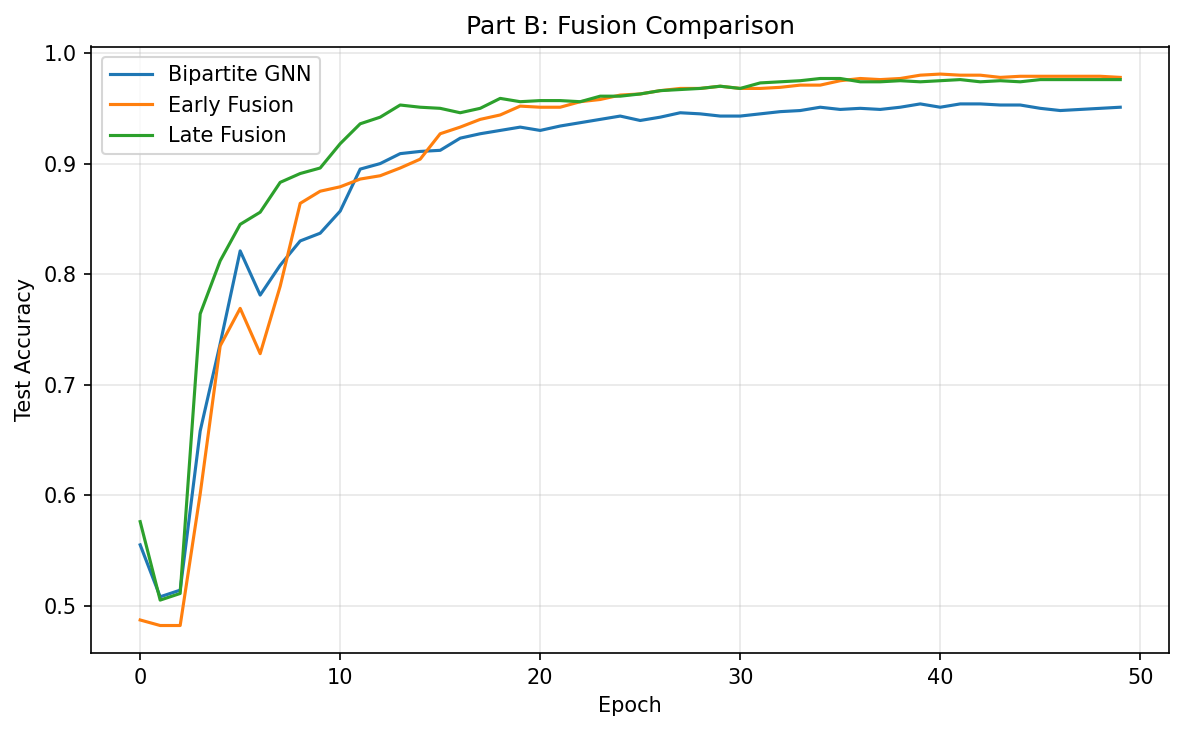

Here is the Python script that generated this plot:
"""
Assignment 8 - Part B: Fusion for Multimodalities
===================================================
- Early fusion: concat image+text embeddings -> single GNN
- Late fusion: separate image GNN + text GNN -> merge outputs
- Cross-modal retrieval via fused embeddings
"""

import torch
import torch.nn as nn
import torch.nn.functional as F
import numpy as np
import matplotlib.pyplot as plt
import sys
sys.path.insert(0, ".")

from data_utils import prepare_all, build_knn_edges

torch.manual_seed(42)
np.random.seed(42)
device = torch.device("cuda" if torch.cuda.is_available() else "cpu")
print(f"Device: {device}")

# ── Load data and Part A results ─────────────────────────────────────────────

df, label_map, img_embeds, text_embeds, labels = prepare_all(subset_size=5000)
N = len(labels)
NUM_CLASSES = len(label_map)
EMBED_DIM = 64
CLASSES = sorted(label_map.keys())

part_a = torch.load("multimodal-gnn/part_a_results.pt", weights_only=False)
train_mask = part_a["train_mask"]
test_mask = part_a["test_mask"]
bipartite_acc = part_a["best_test"]

print(f"\n  Part A bipartite GNN best test acc: {bipartite_acc:.4f}")

# ── Build graphs ─────────────────────────────────────────────────────────────

print("\n[3] Building graphs ...")
K = 5

img_edges = build_knn_edges(img_embeds, k=K)
text_edges = build_knn_edges(text_embeds, k=K)

# Fused embeddings for early fusion
fused_embeds = F.normalize(torch.cat([img_embeds, text_embeds], dim=1), dim=1)  # (N, 128)
fused_edges = build_knn_edges(fused_embeds, k=K)


# ── Message Passing ──────────────────────────────────────────────────────────

class MessagePassingLayer(nn.Module):
    def __init__(self, in_dim, out_dim):
        super().__init__()
        self.W_msg = nn.Linear(in_dim, out_dim, bias=False)
        self.W_upd = nn.Linear(in_dim + out_dim, out_dim)

    def forward(self, h, edge_index):
        num_nodes = h.size(0)
        if edge_index.size(1) == 0:
            zero_msg = torch.zeros(num_nodes, self.W_msg.out_features, device=h.device)
            return F.relu(self.W_upd(torch.cat([h, zero_msg], dim=1)))
        src, dst = edge_index[0], edge_index[1]
        messages = self.W_msg(h[src])
        agg = torch.zeros(num_nodes, messages.size(1), device=h.device)
        agg.index_add_(0, dst, messages)
        return F.relu(self.W_upd(torch.cat([h, agg], dim=1)))


# ══════════════════════════════════════════════════════════════════════════════
# EARLY FUSION
# ══════════════════════════════════════════════════════════════════════════════

class EarlyFusionGNN(nn.Module):
    """Concat image+text -> MLP -> GNN on fused graph -> classify."""
    def __init__(self, in_dim, hidden_dim, num_classes):
        super().__init__()
        self.fuse = nn.Sequential(nn.Linear(in_dim, hidden_dim), nn.ReLU())
        self.mp = MessagePassingLayer(hidden_dim, hidden_dim)
        self.classifier = nn.Linear(hidden_dim, num_classes)

    def forward(self, x, edge_index):
        h = self.fuse(x)
        h = self.mp(h, edge_index)
        return self.classifier(h)


print("\n" + "=" * 60)
print("  Early Fusion GNN")
print("=" * 60)

ef_model = EarlyFusionGNN(128, EMBED_DIM, NUM_CLASSES).to(device)
ef_optimizer = torch.optim.Adam(ef_model.parameters(), lr=1e-2)
criterion = nn.CrossEntropyLoss()

fused_d = fused_embeds.to(device)
fused_edges_d = fused_edges.to(device)
labels_d = labels.to(device)

EPOCHS = 50
ef_test_accs = []

for epoch in range(1, EPOCHS + 1):
    ef_model.train()
    logits = ef_model(fused_d, fused_edges_d)
    loss = criterion(logits[train_mask], labels_d[train_mask])
    ef_optimizer.zero_grad()
    loss.backward()
    ef_optimizer.step()

    ef_model.eval()
    with torch.no_grad():
        logits = ef_model(fused_d, fused_edges_d)
        test_acc = (logits[test_mask].argmax(1) == labels_d[test_mask]).float().mean().item()
    ef_test_accs.append(test_acc)

    if epoch % 10 == 0 or epoch == 1:
        print(f"  Epoch {epoch:3d}/{EPOCHS}  loss={loss.item():.4f}  test_acc={test_acc:.4f}")

ef_best = max(ef_test_accs)
print(f"  Best test accuracy: {ef_best:.4f}")


# ══════════════════════════════════════════════════════════════════════════════
# LATE FUSION
# ══════════════════════════════════════════════════════════════════════════════

class LateFusionGNN(nn.Module):
    """Two separate GNNs (image graph, text graph) -> concat+MLP -> classify."""
    def __init__(self, embed_dim, hidden_dim, num_classes):
        super().__init__()
        self.img_mp = MessagePassingLayer(embed_dim, hidden_dim)
        self.txt_mp = MessagePassingLayer(embed_dim, hidden_dim)
        self.classifier = nn.Sequential(
            nn.Linear(hidden_dim * 2, hidden_dim),
            nn.ReLU(),
            nn.Linear(hidden_dim, num_classes),
        )

    def forward(self, img_feats, img_edges, txt_feats, txt_edges):
        h_img = self.img_mp(img_feats, img_edges)
        h_txt = self.txt_mp(txt_feats, txt_edges)
        merged = torch.cat([h_img, h_txt], dim=1)
        return self.classifier(merged)


print("\n" + "=" * 60)
print("  Late Fusion GNN")
print("=" * 60)

lf_model = LateFusionGNN(EMBED_DIM, EMBED_DIM, NUM_CLASSES).to(device)
lf_optimizer = torch.optim.Adam(lf_model.parameters(), lr=1e-2)

img_d = img_embeds.to(device)
txt_d = text_embeds.to(device)
img_edges_d = img_edges.to(device)
txt_edges_d = text_edges.to(device)

lf_test_accs = []

for epoch in range(1, EPOCHS + 1):
    lf_model.train()
    logits = lf_model(img_d, img_edges_d, txt_d, txt_edges_d)
    loss = criterion(logits[train_mask], labels_d[train_mask])
    lf_optimizer.zero_grad()
    loss.backward()
    lf_optimizer.step()

    lf_model.eval()
    with torch.no_grad():
        logits = lf_model(img_d, img_edges_d, txt_d, txt_edges_d)
        test_acc = (logits[test_mask].argmax(1) == labels_d[test_mask]).float().mean().item()
    lf_test_accs.append(test_acc)

    if epoch % 10 == 0 or epoch == 1:
        print(f"  Epoch {epoch:3d}/{EPOCHS}  loss={loss.item():.4f}  test_acc={test_acc:.4f}")

lf_best = max(lf_test_accs)
print(f"  Best test accuracy: {lf_best:.4f}")


# ══════════════════════════════════════════════════════════════════════════════
# CROSS-MODAL RETRIEVAL
# ══════════════════════════════════════════════════════════════════════════════

print("\n" + "=" * 60)
print("  Cross-Modal Retrieval")
print("=" * 60)

# Get GNN-learnt embeddings from early fusion model
ef_model.eval()
with torch.no_grad():
    h_fused = ef_model.fuse(fused_d)
    gnn_embeds = ef_model.mp(h_fused, fused_edges_d)
    gnn_embeds = F.normalize(gnn_embeds, dim=1).cpu()

# Text-to-Image retrieval: use text embedding as query, find nearest in GNN space
print("\n  Text-to-Image retrieval (5 examples):")
print(f"  {'Query (text)':<40s} {'Retrieved Category':<20s} {'Match'}")
print(f"  {'-'*40} {'-'*20} {'-'*5}")

test_indices = torch.where(test_mask)[0][:5].tolist()
for idx in test_indices:
    # Query: zero image + valid text -> fused, then project through model
    query_text = text_embeds[idx]
    query_img = torch.zeros(EMBED_DIM)
    query_fused = torch.cat([query_img, query_text]).unsqueeze(0).to(device)
    with torch.no_grad():
        query_proj = F.normalize(ef_model.fuse(query_fused), dim=1).cpu()

    # Compare with all GNN embeddings
    sims = torch.mm(query_proj, gnn_embeds.t()).squeeze()
    sims[idx] = -1  # exclude self

    top_idx = sims.argmax().item()
    true_cat = CLASSES[labels[idx].item()]
    ret_cat = CLASSES[labels[top_idx].item()]
    match = "YES" if true_cat == ret_cat else "NO"
    name = str(df.loc[idx, "productDisplayName"])[:38]
    print(f"  {name:<40s} {ret_cat:<20s} {match}")

# Image-to-Text retrieval
print("\n  Image-to-Text retrieval (5 examples):")
print(f"  {'Query (image ID)':<40s} {'Retrieved Product':<40s} {'Match'}")
print(f"  {'-'*40} {'-'*40} {'-'*5}")

for idx in test_indices:
    query_img = img_embeds[idx]
    query_text = torch.zeros(EMBED_DIM)
    query_fused = torch.cat([query_img, query_text]).unsqueeze(0).to(device)
    with torch.no_grad():
        query_proj = F.normalize(ef_model.fuse(query_fused), dim=1).cpu()

    sims = torch.mm(query_proj, gnn_embeds.t()).squeeze()
    sims[idx] = -1

    top_idx = sims.argmax().item()
    true_cat = CLASSES[labels[idx].item()]
    ret_cat = CLASSES[labels[top_idx].item()]
    match = "YES" if true_cat == ret_cat else "NO"
    img_id = str(df.loc[idx, "id"])
    ret_name = str(df.loc[top_idx, "productDisplayName"])[:38]
    print(f"  {'ID: ' + img_id:<40s} {ret_name:<40s} {match}")

# ── Summary ──────────────────────────────────────────────────────────────────

print("\n\n" + "=" * 60)
print("  COMPARISON")
print("=" * 60)
print(f"  {'Model':<30s} {'Best Test Acc':>14s}")
print(f"  {'-'*30} {'-'*14}")
print(f"  {'Bipartite GNN (Part A)':<30s} {bipartite_acc:>14.4f}")
print(f"  {'Early Fusion GNN':<30s} {ef_best:>14.4f}")
print(f"  {'Late Fusion GNN':<30s} {lf_best:>14.4f}")

# Save for later parts
torch.save({
    "bipartite_acc": bipartite_acc, "ef_best": ef_best, "lf_best": lf_best,
    "ef_test_accs": ef_test_accs, "lf_test_accs": lf_test_accs,
    "gnn_embeds": gnn_embeds,
}, "multimodal-gnn/part_b_results.pt")

plt.figure(figsize=(8, 5))
plt.plot(part_a["test_accs"], label="Bipartite GNN")
plt.plot(ef_test_accs, label="Early Fusion")
plt.plot(lf_test_accs, label="Late Fusion")
plt.xlabel("Epoch")
plt.ylabel("Test Accuracy")
plt.title("Part B: Fusion Comparison")
plt.legend()
plt.grid(True, alpha=0.3)
plt.tight_layout()
plt.savefig("multimodal-gnn/part_b_fusion.png", dpi=150, bbox_inches="tight")
plt.show()
print("Saved -> multimodal-gnn/part_b_fusion.png")
print("Done.")
